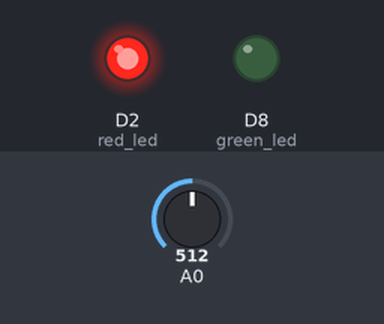
Recording of a sketch running on a simulated ESP8266 (NodeMCU). Shown: output pins drawn as LEDs (lit = HIGH). The inputs (shaded band) are chosen by the test bench; at power-on: A0 = 512. WiFi joins after 1.5 s; servers stay silent unless stated; the modem accepts every AT command (registered, SIM ready, sends succeed) and sends nothing else; what the sketch prints to the serial monitor is not drawn.

Above: at 7.7 s.
7.8 s: A0 set to 160
14.5 s: A0 set to 138
At 17.1 s:
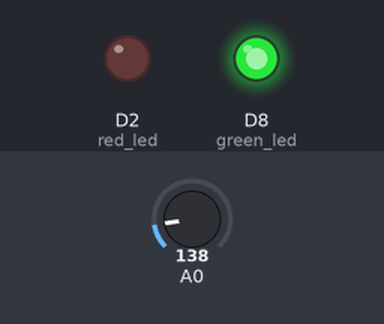
18.4 s: A0 set to 306
At 18.8 s:
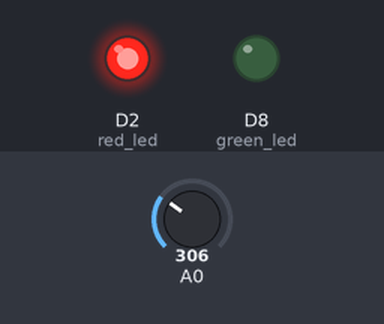
22.3 s: A0 set to 140
At 26.2 s:
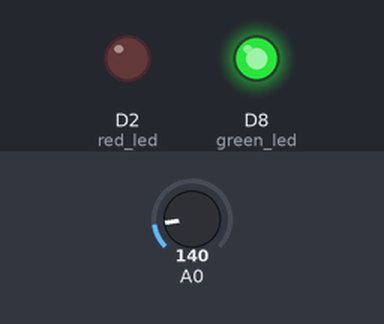
Timing chart, 0 to 27.5 s (numbered marks = the images above; inputs shaded):
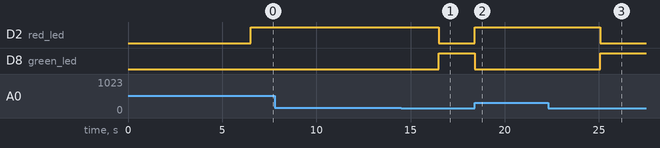

Measured:
- the behaviour switches between 150 and 149 on A0 (found by bisection; images 0 and 1)
- after the input at 7.8 s, every drawn part: stays the same
- after the input at 14.5 s, D2 (red_led): HIGH → LOW after 2.0 s; D8 (green_led): LOW → HIGH after 2.0 s
- after the input at 18.4 s, D2 (red_led): LOW → HIGH at once; D8 (green_led): HIGH → LOW at once
- after the input at 22.3 s, D2 (red_led): HIGH → LOW after 2.8 s; D8 (green_led): LOW → HIGH after 2.8 s

The sketch:

gas_leak.ino
```cpp
#include <ESP8266WiFi.h>
#include <ESP8266HTTPClient.h>
#include <WiFiClient.h>
#include <SoftwareSerial.h>

#define green_led D8
#define red_led D2
const char* ssid = "Garv";
const char* password = "22102004";
SoftwareSerial mySerial(D1, D0);
WiFiServer server(80);
WiFiClient client;
String gasStatus = "No gas leak";

void setup() {
  mySerial.begin(9600);
  Serial.begin(9600);
  pinMode(A0, INPUT);
  pinMode(green_led, OUTPUT);
  pinMode(red_led, OUTPUT);
  WiFi.begin(ssid, password);
  Serial.println("Connecting");
  while(WiFi.status() != WL_CONNECTED) {
    delay(500);
    Serial.print(".");
  }
  Serial.println("");
  Serial.print("Connected to WiFi network with IP Address: ");
  Serial.println(WiFi.localIP());
  server.begin();
  delay(5000);
}

void loop() {
  int gasSensor = analogRead(A0);
  Serial.print("Gas Reading: ");
  Serial.println(gasSensor);
  handleClient();
  if (gasSensor >= 150){
    digitalWrite(red_led, HIGH);
    digitalWrite(green_led, LOW);
    delay(100);
    MakeCall();
    SendMessage();
    updateGasStatus(true);
  } else {
    digitalWrite(red_led, LOW);
    digitalWrite(green_led, HIGH);
    updateGasStatus(false);
  }
  delay(100);
}

void MakeCall() {
  mySerial.println("ATD+9180927xxxxx;");
  Serial.println("Calling  ");
  delay(1000);
}

void SendMessage() {
  mySerial.println("AT+CMGF=1");
  delay(1000);
  mySerial.println("AT+CMGS=\"+9180927xxxxx\"\r");
  mySerial.println("Hi Yukti Gas Detected plz Open Windows And Check Your Gas Cylinder");
  delay(100);
  mySerial.println((char)26);
  delay(1000);
}
void updateGasStatus(bool hasLeak) {
  if (hasLeak) {
    Serial.println("Gas leak detected");
    gasStatus = "Gas leak detected";
  } else {
    Serial.println("No gas leak");
    gasStatus = "No gas leak";
  }
}

void handleClient() {
  client = server.available();
  if (client) {
    Serial.println("New client connected");
    client.println("HTTP/1.1 200 OK");
    client.println("Content-Type: text/html");
    client.println("Cache-Control: no-cache"); // Ensure response is not cached
    client.println();
    client.println("<!DOCTYPE HTML>");
    client.println("<html>");
    client.println("<head><title>Gas Leak Status</title>");
    client.println("<style>");
    client.println("body {");
    client.println("  display: flex;");
    client.println("  justify-content: center;");
    client.println("  align-items: center;");
    client.println("  height: 100vh;");
    client.println("  margin: 0;");
    client.println("  background-color: white;");
    client.println("}");
    client.println(".box {");
    client.println("  width: 300px;");
    client.println("  height: 200px;");
    client.println("  background-color: black;");
    client.println("  color: white;");
    client.println("  text-align: center;");
    client.println("  border-radius: 10px;");
    client.println("  box-shadow: 0px 0px 10px rgba(0, 0, 0, 0.5);");
    client.println("}");
    client.println(".box p {");
    client.println("  font-size: 24px;");
    client.println("  font-style: italic;");
    client.println("}");
    client.println("</style>");
    client.println("</head>");
    client.println("<body>");
    client.println("<div class='box'>");
    client.println("<h1>Gas Leak Status:</h1>");
    client.println("<p>" + gasStatus + "</p>");
    client.println("</div>");
    client.println("</body>");
    client.println("</html>");
    Serial.println("Client response sent");
  }
}
```
